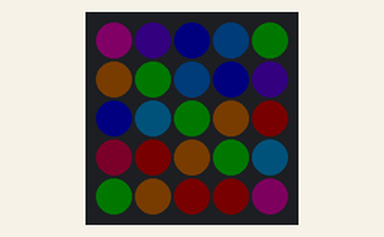
The program below on a simulated Raspberry Pi Pico running MicroPython. Parts: 5×5 RGB LED matrix (first LED top left, wired row by row, every second row reversed). Dim RGB values are drawn brighter than linear; random numbers come from a fixed seed.

Above: at 0.46 s.
At 9.24 s:
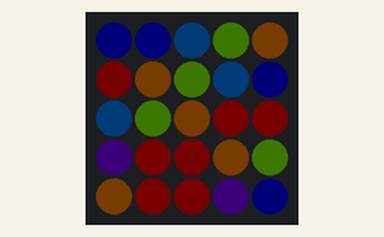
At 15.27 s:
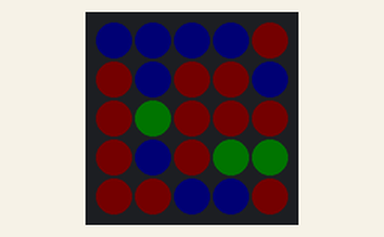
At 20.09 s:
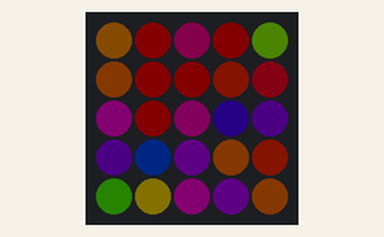
At 29.73 s:
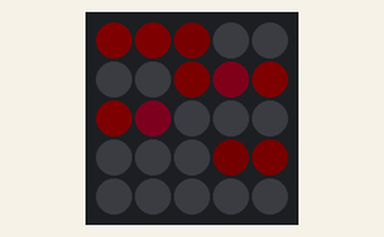
At 39.65 s:
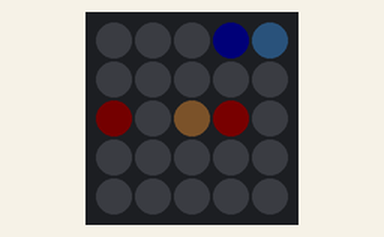

The program:

animate.py
```python
import time
import math
import random
from machine import Pin
import rp2

# 5x5 LED matrix geometry
WIDTH = 5
HEIGHT = 5
NUM_LEDS = WIDTH * HEIGHT

# Toggle mapping mode for matrix wiring.
# False: row-major   index = y * WIDTH + x
# True : serpentine  odd rows are reversed
SERPENTINE = False

# Keep power/heat reasonable on RP2040 + WS2812 strips
MIN_LUM = 1
MAX_LUM = 8

# Animation speed controls (lower = slower)
BREATH_SPEED = 0.055
SWEEP_SPEED = 0.06
FRAME_DELAY_MS = 20
MODE_SECONDS = 8


@rp2.asm_pio(
    sideset_init=rp2.PIO.OUT_LOW,
    out_shiftdir=rp2.PIO.SHIFT_LEFT,
    autopull=True,
    pull_thresh=24
)
def ws2812():
    t1 = 2
    t2 = 5
    t3 = 3
    wrap_target()
    label("bitloop")
    out(x, 1).side(0)[t3 - 1]
    jmp(not_x, "do_zero").side(1)[t1 - 1]
    jmp("bitloop").side(1)[t2 - 1]
    label("do_zero")
    nop().side(0)[t2 - 1]
    wrap()


# Create the StateMachine with the ws2812 program, outputting on Pin(16)
sm = rp2.StateMachine(0, ws2812, freq=8_000_000, sideset_base=Pin(16))
sm.active(1)

# GRB tuple per LED
led_colors = [(0, 0, 0)] * NUM_LEDS


def hsv_to_rgb(h, s, v):
    """Convert HSV (0..1) to RGB (0..255)."""
    h = h % 1.0
    i = int(h * 6.0)
    f = (h * 6.0) - i
    p = v * (1.0 - s)
    q = v * (1.0 - f * s)
    t = v * (1.0 - (1.0 - f) * s)

    i = i % 6
    if i == 0:
        r, g, b = v, t, p
    elif i == 1:
        r, g, b = q, v, p
    elif i == 2:
        r, g, b = p, v, t
    elif i == 3:
        r, g, b = p, q, v
    elif i == 4:
        r, g, b = t, p, v
    else:
        r, g, b = v, p, q

    return int(r * 255), int(g * 255), int(b * 255)


def write_leds():
    for r, g, b in led_colors:
        sm.put((r << 24) | (g << 16) | (b << 8))


def lum_scale(v255, lum):
    """Scale 0..255 channel by current luminance 0..MAX_LUM."""
    return (v255 * lum) // 255


def set_pixel_xy(x, y, rgb):
    i = xy_to_index(x, y)
    if i is None:
        return
    led_colors[i] = rgb


def clear_leds():
    for i in range(NUM_LEDS):
        led_colors[i] = (0, 0, 0)


def apply_breath(base_lum, strength=1.0):
    """Scale the full frame by breathing luminance."""
    scale = max(MIN_LUM, int(base_lum * strength))
    for i in range(NUM_LEDS):
        r, g, b = led_colors[i]
        led_colors[i] = (
            lum_scale(r, scale),
            lum_scale(g, scale),
            lum_scale(b, scale),
        )


def render_mode_hypnotic(t, lum):
    for y in range(HEIGHT):
        for x in range(WIDTH):
            # Blend x/y so color flows diagonally across the matrix.
            pos = (x + y) / (WIDTH + HEIGHT - 2)
            # Bias hue space toward red so red appears longer per cycle.
            base_hue = (pos + t * SWEEP_SPEED) % 1.0
            hue = (base_hue * 0.82) % 1.0
            r, g, b = hsv_to_rgb(hue, 1.0, 1.0)

            # Add subtle secondary wave for a liquid/hypnotic feel.
            wave = (math.sin((x * 0.8) + (y * 0.6) + t * 0.12) + 1.0) * 0.5
            local_lum = int(MIN_LUM + wave * (lum - MIN_LUM))
            if local_lum < 2:
                local_lum = 2

            set_pixel_xy(
                x,
                y,
                (
                    lum_scale(r, local_lum),
                    lum_scale(g, local_lum),
                    lum_scale(b, local_lum),
                ),
            )


def render_mode_plasma(t, lum):
    w = max(1, WIDTH - 1)
    h = max(1, HEIGHT - 1)
    for y in range(HEIGHT):
        for x in range(WIDTH):
            xf = x / w
            yf = y / h
            v = (
                math.sin((xf * 5.8) + t * 0.11)
                + math.sin((yf * 6.2) - t * 0.09)
                + math.sin(((xf + yf) * 4.6) + t * 0.07)
            )
            hue = ((v + 3.0) / 6.0) * 0.82
            sat = 0.95
            val = 1.0
            r, g, b = hsv_to_rgb(hue, sat, val)
            set_pixel_xy(
                x,
                y,
                (
                    lum_scale(r, lum),
                    lum_scale(g, lum),
                    lum_scale(b, lum),
                ),
            )


def render_mode_radar(t, lum):
    cx = (WIDTH - 1) / 2.0
    cy = (HEIGHT - 1) / 2.0
    angle = t * 0.11
    beam_x = math.cos(angle)
    beam_y = math.sin(angle)
    for y in range(HEIGHT):
        for x in range(WIDTH):
            dx = x - cx
            dy = y - cy
            mag = math.sqrt(dx * dx + dy * dy) + 1e-6
            ndx = dx / mag
            ndy = dy / mag
            align = ndx * beam_x + ndy * beam_y
            trail = max(0.0, align)
            dist = min(1.0, mag / (max(WIDTH, HEIGHT) / 1.6))
            intensity = trail * (1.0 - dist * 0.45)

            hue = (0.34 + 0.07 * (1.0 - dist) + 0.03 * math.sin(t * 0.08)) % 1.0
            r, g, b = hsv_to_rgb(hue, 1.0, intensity)
            set_pixel_xy(
                x,
                y,
                (
                    lum_scale(r, lum),
                    lum_scale(g, lum),
                    lum_scale(b, lum),
                ),
            )


def render_mode_twinkle(t, lum):
    # Gentle frame fade for trailing twinkles.
    for i in range(NUM_LEDS):
        r, g, b = led_colors[i]
        led_colors[i] = (
            (r * 7) // 10,
            (g * 7) // 10,
            (b * 7) // 10,
        )

    # Spawn a couple of sparkles each frame.
    for _ in range(2):
        x = random.randrange(WIDTH)
        y = random.randrange(HEIGHT)
        hue = random.random() * 0.82
        r, g, b = hsv_to_rgb(hue, 0.65, 1.0)
        set_pixel_xy(
            x,
            y,
            (
                lum_scale(r, lum),
                lum_scale(g, lum),
                lum_scale(b, lum),
            ),
        )


def render_mode_ripple(t, lum):
    cx = (WIDTH - 1) / 2.0
    cy = (HEIGHT - 1) / 2.0
    for y in range(HEIGHT):
        for x in range(WIDTH):
            dx = x - cx
            dy = y - cy
            dist = math.sqrt(dx * dx + dy * dy)
            phase = (dist * 1.9) - (t * 0.17)
            wave = (math.sin(phase) + 1.0) * 0.5
            hue = ((0.02 + dist * 0.08 + t * 0.01) % 1.0) * 0.82
            r, g, b = hsv_to_rgb(hue, 1.0, wave)
            set_pixel_xy(
                x,
                y,
                (
                    lum_scale(r, lum),
                    lum_scale(g, lum),
                    lum_scale(b, lum),
                ),
            )


def xy_to_index(x, y):
    """Map matrix coordinates to linear LED index."""
    if not (0 <= x < WIDTH and 0 <= y < HEIGHT):
        return None

    if SERPENTINE and (y % 2 == 1):
        x = (WIDTH - 1) - x

    return y * WIDTH + x


t = 0.0
while True:
    # Breath from MIN_LUM..MAX_LUM using smooth sinusoid
    breath = (math.sin(t * BREATH_SPEED) + 1.0) * 0.5
    lum = int(MIN_LUM + breath * (MAX_LUM - MIN_LUM))

    mode = int((t * FRAME_DELAY_MS) // (MODE_SECONDS * 1000)) % 5
    if mode == 0:
        render_mode_hypnotic(t, lum)
    elif mode == 1:
        render_mode_plasma(t, lum)
    elif mode == 2:
        render_mode_radar(t, lum)
    elif mode == 3:
        render_mode_twinkle(t, max(2, lum))
    else:
        render_mode_ripple(t, lum)

    write_leds()
    time.sleep_ms(FRAME_DELAY_MS)
    t += 1.0
```
